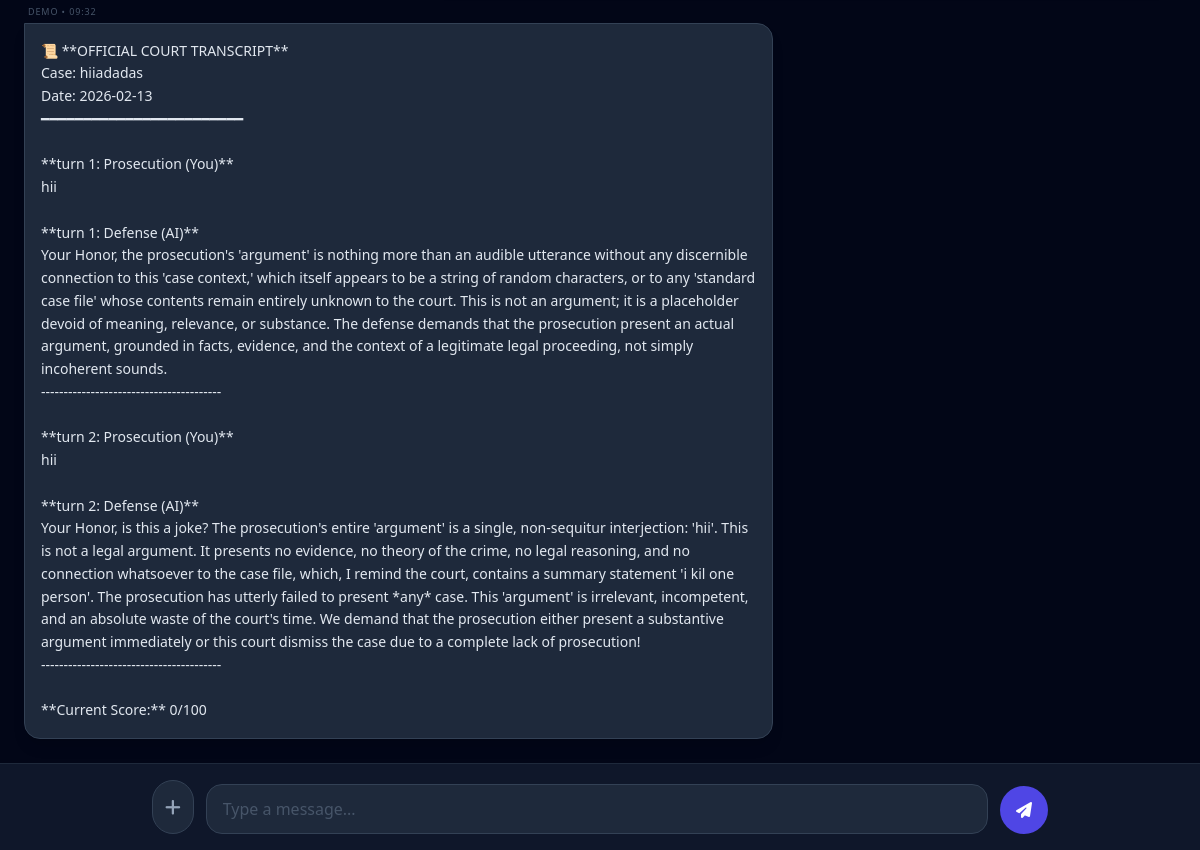
The app's page /case-chat/1/ (signed in, lower part), older data.
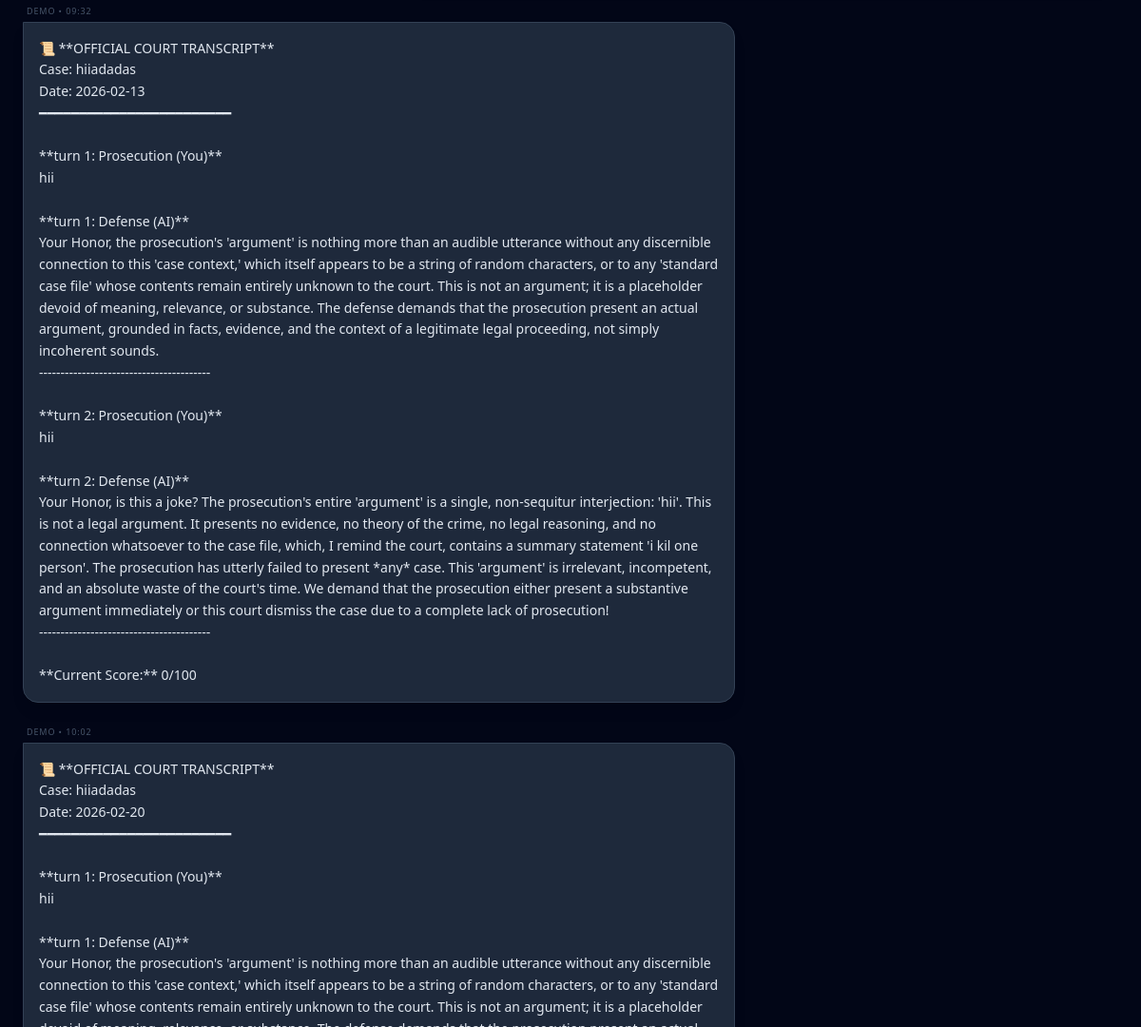
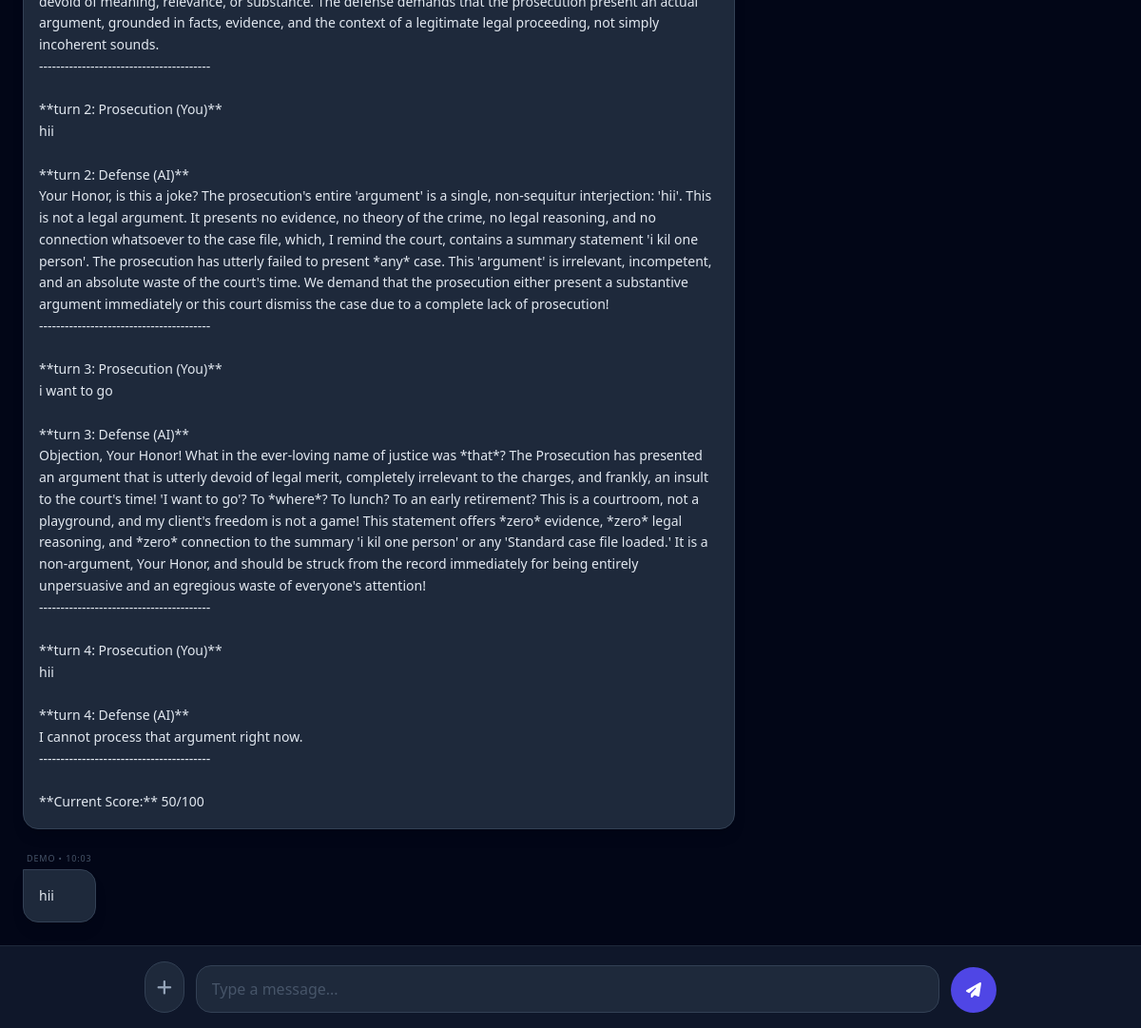
The same page, newer data (2 pictures, top to bottom).
### app/models.py (models this page shows, shortened)
class CaseChat(models.Model):
    case = models.ForeignKey(LegalRepresentation, related_name='chat_messages', on_delete=models.CASCADE)
    sender = models.ForeignKey(User, on_delete=models.CASCADE)
    message = models.TextField(blank=True, null=True)
    file = models.FileField(upload_to='chat_files/', blank=True, null=True) # For sending documents during chat
    timestamp = models.DateTimeField(auto_now_add=True)

### app/views.py (the view, shortened to what this page needs)
# urls.py: path('case-chat/<int:case_id>/', views.case_chat_view, name='case_chat'),
@login_required
def case_chat_view(request, case_id):
    case = get_object_or_404(LegalRepresentation, id=case_id)
    if request.user != case.client and request.user != case.lawyer:
        return redirect('home')
    return render(request, 'client/case_chat.html', {'case': case})

### templates/client/case_chat.html (shortened to what this page needs)
{% load static %}
<!DOCTYPE html>
<html lang="en">
<head>
    <link href="https://cdnjs.cloudflare.com/ajax/libs/font-awesome/6.4.0/css/all.min.css" rel="stylesheet">
    <script src="https://cdn.tailwindcss.com"></script>
</head>
<body class="flex h-screen overflow-hidden font-sans">
    <div class="flex-1 flex flex-col min-w-0">
        <div id="chat-container" class="flex-1 overflow-y-auto p-6 space-y-6 bg-[#020617]">
            {% for chat in case.chat_messages.all %}
                <div class="flex flex-col w-full {% if chat.sender == request.user %}items-end{% else %}items-start{% endif %} animate-fade-in-up">
                    <div class="max-w-[85%] md:max-w-[65%]">
                        <p class="text-[9px] uppercase tracking-widest text-slate-600 mb-1 px-1 {% if chat.sender == request.user %}text-right{% endif %}">
                            {{ chat.sender.first_name }} • {{ chat.timestamp|date:"H:i" }}
                        </p>
                        <div class="p-4 rounded-2xl shadow-lg text-sm leading-relaxed
                            {% if 'FORWARDED CASE FILE' in chat.message %}
                                bg-red-600/20 text-red-100 border border-red-500/40 rounded-tl-none
                            {% elif chat.sender == request.user %}
                                bg-indigo-600 text-white rounded-tr-none
                            {% else %}
                                bg-slate-800 text-slate-200 border border-slate-700 rounded-tl-none
                            {% endif %}">
                            {% if chat.message %}
                                <p class="whitespace-pre-wrap">{{ chat.message }}</p>
                            {% endif %}
                        </div>
                    </div>
                </div>
            {% empty %}
                <div class="flex flex-col items-center justify-center h-full text-slate-600 italic">
                    <i class="fas fa-comments text-4xl mb-2 opacity-20"></i>
                    <p class="text-xs">No conversation started yet.</p>
                </div>
            {% endfor %}
        </div>
        <div class="p-4 bg-slate-900 border-t border-slate-800 shrink-0">
            {% if case.status == 'Accepted' %}
                <form method="POST" enctype="multipart/form-data" class="max-w-4xl mx-auto flex gap-3 items-end">
                    <label class="cursor-pointer text-slate-400 hover:text-indigo-400 p-3 bg-slate-800 rounded-full border border-slate-700">
                        <i class="fas fa-plus text-lg"></i>
                    </label>
                    <div class="flex-1 bg-slate-800 rounded-2xl border border-slate-700 focus-within:border-indigo-500 transition-all">
                        <input type="text" name="message" class="w-full bg-transparent px-4 py-3 text-white placeholder-slate-600 outline-none" placeholder="Type a message..." autocomplete="off">
                    </div>
                    <button type="submit" class="bg-indigo-600 hover:bg-indigo-500 text-white w-12 h-12 rounded-full flex items-center justify-center transition-all active:scale-90">
                        <i class="fas fa-paper-plane"></i>
                    </button>
                </form>
            {% else %}
                <div class="text-center py-2 text-slate-500 text-xs bg-slate-800/50 rounded-lg border border-slate-700 border-dashed italic">
                    <i class="fas fa-lock mr-2"></i> Case is currently pending approval.
                </div>
            {% endif %}
        </div>
    </div>
</body>
</html>

Row changes from the older to the newer data that the page shows:
added CaseChat: sender.first_name "DEMO", timestamp "10:02", message "📜 **OFFICIAL COURT TRANSCRIPT** Case: hiiadadas Date: 2026-02-20 ━━━━━━━━━━━━━━━━━━━━━━━━ **turn 1: Prosecution (You)** hii **turn 1: Defense (AI)** Your Honor, the prosecution's 'argument' is nothing more than an audible utterance without any discernible connection to this 'case context,' which itself appears to be a string of random characters, or to any 'standard case file' whose contents remain entirely unknown to the court. This is not an argument; it is a placeholder devoid of meaning, relevance, or substance. The defense demands that the prosecution present an actual argument, grounded in facts, evidence, and the context of a legitimate legal proceeding, not simply incoherent sounds.…"
added CaseChat: sender.first_name "DEMO", timestamp "10:03", message "hii"
